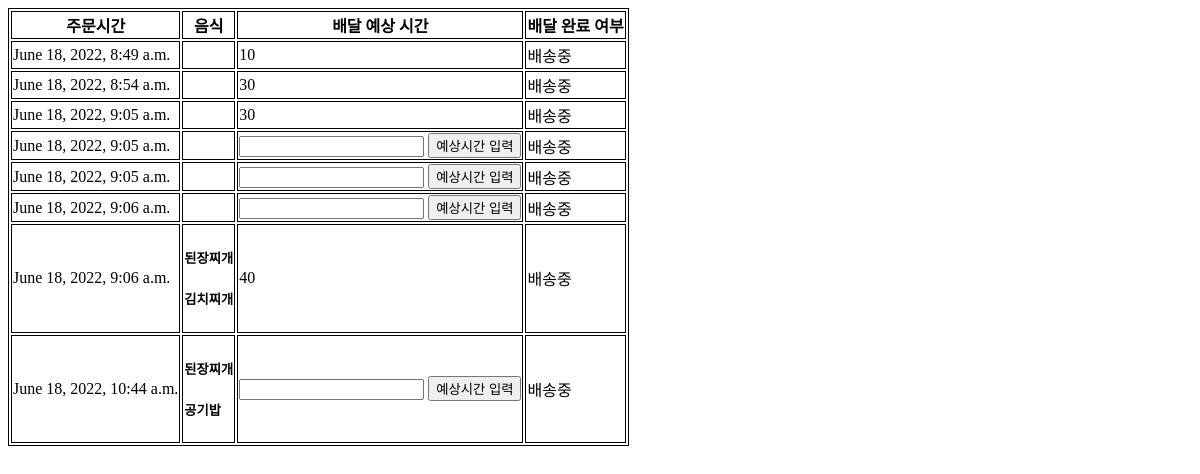
Before: /boss/timeinput/1 with the older database file.
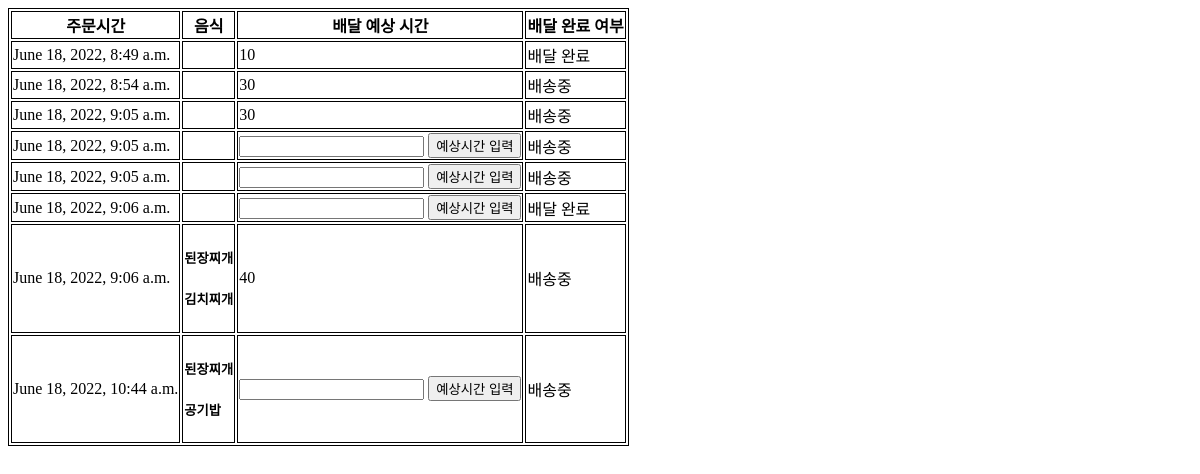
After: the same page with the newer database file.
### order/models.py (models this page shows)
class Orders(models.Model):
    shop=models.ForeignKey(Shop,on_delete=models.CASCADE)
    order_date=models.DateTimeField('date ordered')
    address=models.CharField(max_length=40)
    estimated_time=models.IntegerField(default=-1)
    deliver_finish=models.BooleanField(default=0)

### boss/views.py (the view)
# urls.py: path('timeinput/<int:shop>',views.timeinput, name='timeinput')
@csrf_exempt
def timeinput(request ,shop):
    if request.method == 'GET':
        order_list=Orders.objects.filter(shop=shop)
        return render (request, 'boss/order_list.html', {'order_list':order_list})
    elif request.method== 'POST':
        order_item=Orders.objects.get(pk=int(request.POST["order_id"]))
        order_item.estimated_time=int(request.POST["estimated_time"])
        order_item.save()
        return render (request, 'boss/success.html',{"shop_id":shop})
    else :
        return HttpResponse(status=404)

### boss/templates/boss/order_list.html (shortened to what this page needs)
<!DOCTYPE html>
<html lang="en">
<head>
</head>
<body>
    <table style="border: 1px solid black;">
        <tr style="border: 1px solid black;">
            <th style="border: 1px solid black;">주문시간</th>
            <th style="border: 1px solid black;">음식</th>
            <th style="border: 1px solid black;">배달 예상 시간</th>
            <th style="border: 1px solid black;">배달 완료 여부</th>
        </tr>
        {% for order in order_list %}
        <tr style="border: 1px solid black;">
            <td style="border: 1px solid black;">
                {{order.order_date}}
            </td>
            <td style="border: 1px solid black;">
                {%for food in order.order_foodlist_set.all %}
                <h5>{{food.food_name}}</h5>
                {% endfor %}
            </td>
            <td style="border: 1px solid black;">
            {%if order.estimated_time == -1%}
                <form action="/boss/timeinput/{{order.shop.id}}" method="post">
                    <input type="number" name="estimated_time" required>
                    <input type="submit" value="예상시간 입력">
                </form>
            {%else%}
                {{order.estimated_time}}
            {%endif%}
            </td>
            <td style="border: 1px solid black;">
            {%if order.deliver_finish == 0 %}
                배송중
            {% else %}
                배달 완료
            {%endif%}
            </td>
        </tr>
        {% endfor %}
    </table>
</body>
</html>

Changed rows visible on the page:
changed Orders "June 18, 2022, 8:49 a.m.": deliver_finish "배송중" → "배달 완료"
changed Orders (number 6 of 8 on the later page): deliver_finish "배송중" → "배달 완료"
